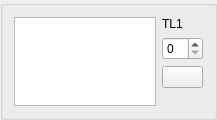
<ui version="4.0" >
 <class>DlgRef_1List1Spin1Btn_QTD</class>
 <widget class="QWidget" name="DlgRef_1List1Spin1Btn_QTD" >
  <property name="geometry" >
   <rect>
    <x>0</x>
    <y>0</y>
    <width>217</width>
    <height>120</height>
   </rect>
  </property>
  <property name="windowTitle" >
   <string/>
  </property>
  <layout class="QGridLayout" >
   <property name="margin" >
    <number>0</number>
   </property>
   <property name="spacing" >
    <number>0</number>
   </property>
   <item row="0" column="0" >
    <widget class="QGroupBox" name="GroupBox1" >
     <property name="title" >
      <string/>
     </property>
     <layout class="QGridLayout" >
      <property name="margin" >
       <number>11</number>
      </property>
      <property name="spacing" >
       <number>6</number>
      </property>
      <item row="3" column="1" >
       <spacer>
        <property name="orientation" >
         <enum>Qt::Vertical</enum>
        </property>
        <property name="sizeType" >
         <enum>QSizePolicy::Expanding</enum>
        </property>
        <property name="sizeHint" >
         <size>
          <width>0</width>
          <height>23</height>
         </size>
        </property>
       </spacer>
      </item>
      <item rowspan="4" row="0" column="0" >
       <widget class="QListView" name="ListView1" />
      </item>
      <item row="0" column="1" >
       <widget class="QLabel" name="TextLabel1" >
        <property name="text" >
         <string>TL1</string>
        </property>
        <property name="wordWrap" >
         <bool>false</bool>
        </property>
       </widget>
      </item>
      <item row="1" column="1" >
       <widget class="QSpinBox" name="SpinBox1" />
      </item>
      <item row="2" column="1" >
       <widget class="QPushButton" name="PushButton1" >
        <property name="text" >
         <string/>
        </property>
       </widget>
      </item>
     </layout>
    </widget>
   </item>
  </layout>
 </widget>
 <layoutdefault spacing="6" margin="11" />
 <pixmapfunction>qPixmapFromMimeSource</pixmapfunction>
 <resources/>
 <connections/>
</ui>
